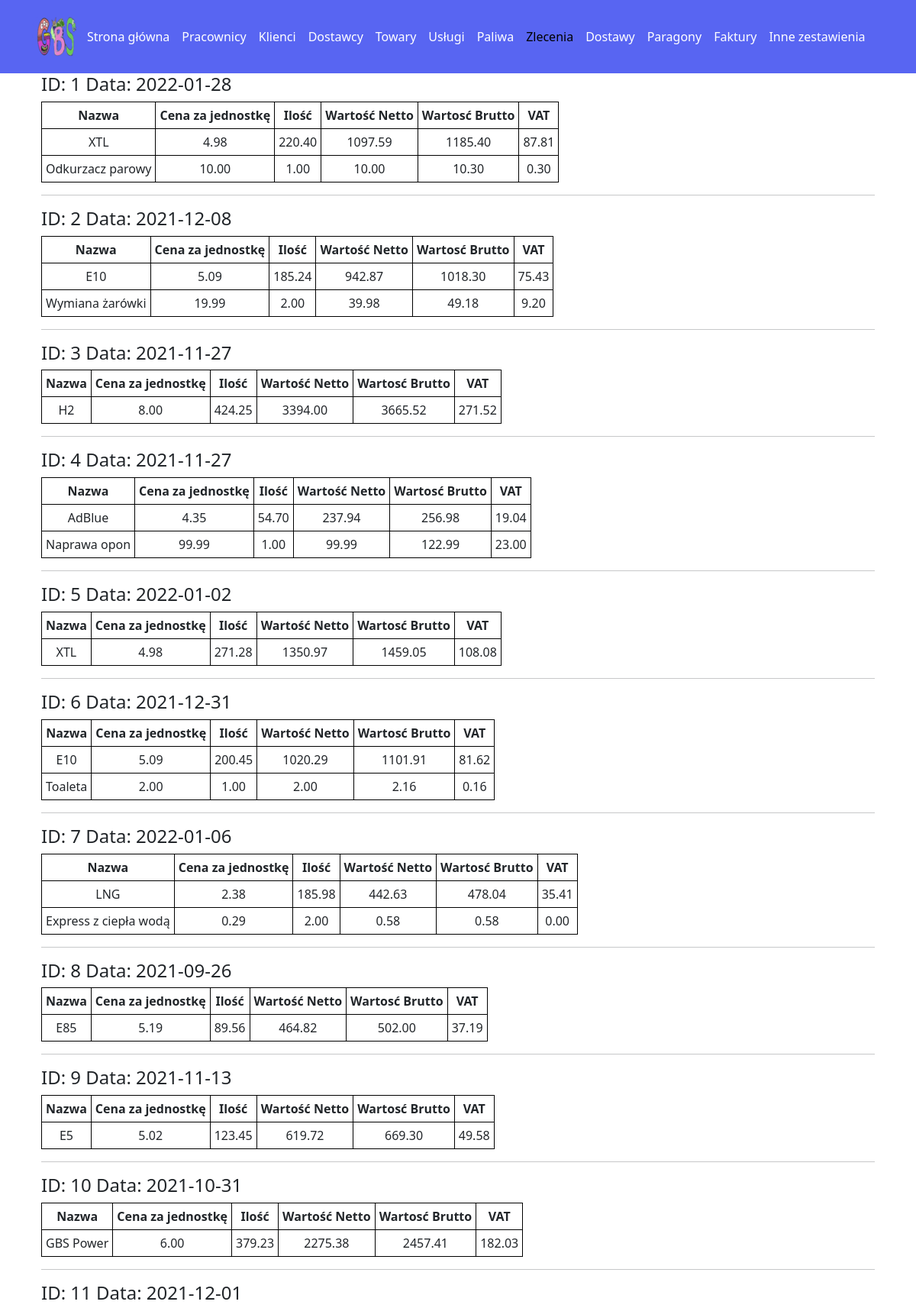
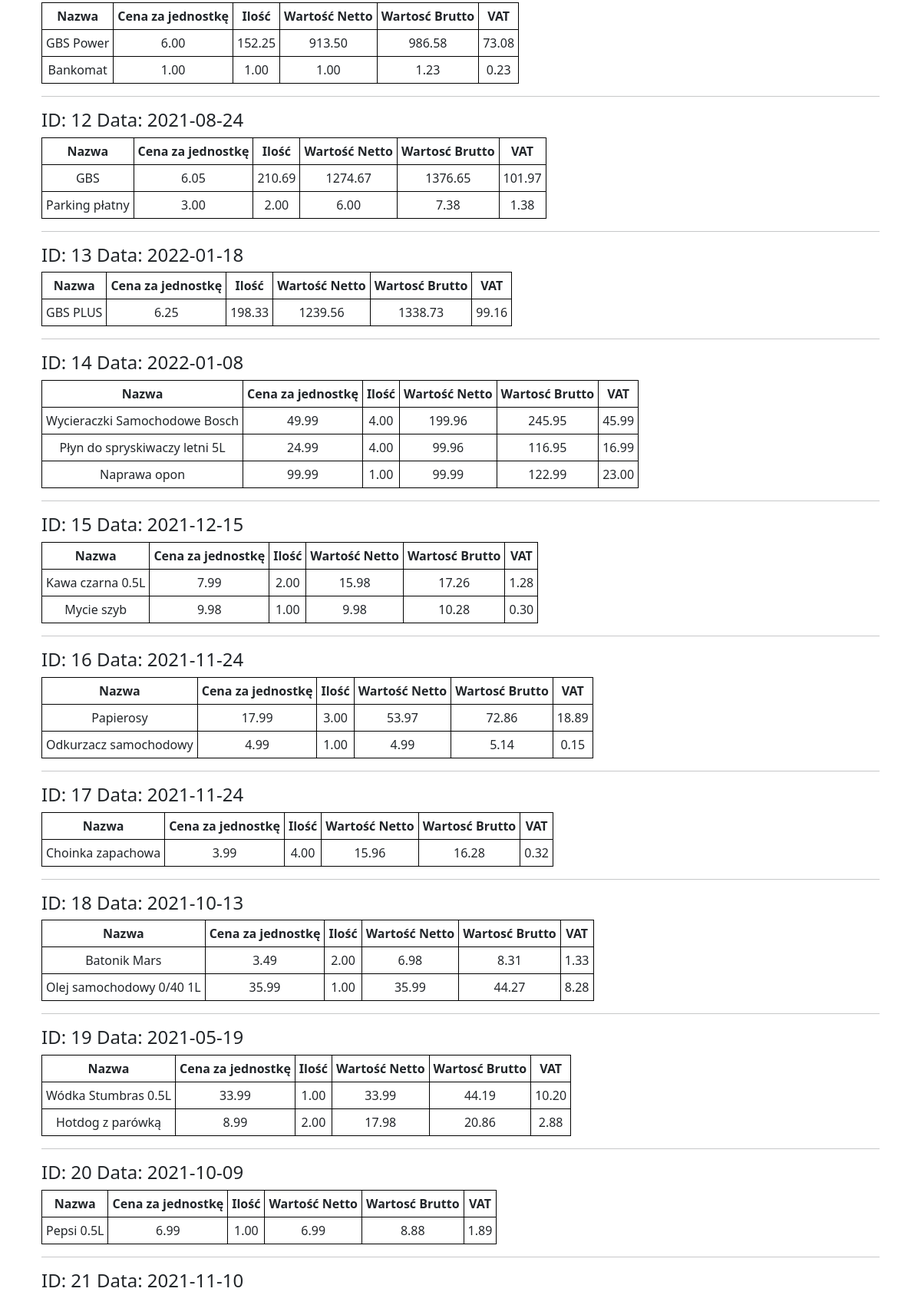
The app's page /source/dev/zlecenia.php (upper part) with its own data (2 pictures, top to bottom).
### tables this page shows
CREATE TABLE Zlecenia (
  ID_zlecenia int(4) UNSIGNED NOT NULL AUTO_INCREMENT PRIMARY KEY,
  data_zlecenia date DEFAULT NULL
);

### source/dev/zlecenia.php (the view, shortened to what this page needs)
<!DOCTYPE HTML>
<html lang="pl">
<head>
  <link href="https://cdn.jsdelivr.net/npm/bootstrap@5.1.3/dist/css/bootstrap.min.css" rel="stylesheet"
>
  <link rel="stylesheet" href="../css/main.css" />
</head>
<body>
<header class="menuBarDev p-3" style="background-color: rgb(88,101,242);">
    <div class="container">
      <div class="d-flex flex-wrap align-items-center justify-content-center justify-content-lg-start">
      <a href="../" style="height: 64px;"><img src="../img/gbs.png" class="img-fluid" style="height: 64px;"/></a>
        <ul class="nav col-12 col-lg-auto me-lg-auto mb-2 justify-content-center mb-md-0">
          <li><a href="./index.php" class="nav-link px-2 text-white">Strona główna</a></li>
          <li><a href="./pracownicy.php" class="nav-link px-2 text-white">Pracownicy</a></li>
          <li><a href="./klienci.php" class="nav-link px-2 text-white">Klienci</a></li>
          <li><a href="./dostawcy.php" class="nav-link px-2 text-white">Dostawcy</a></li>
          <li><a href="./towary.php" class="nav-link px-2 text-white">Towary</a></li>
          <li><a href="./uslugi.php" class="nav-link px-2 text-white">Usługi</a></li>
          <li><a href="./paliwa.php" class="nav-link px-2 text-white">Paliwa</a></li>
          <li><a href="./zlecenia.php" class="nav-link px-2 text-black">Zlecenia</a></li>
          <li><a href="./dostawy.php" class="nav-link px-2 text-white">Dostawy</a></li>
          <li><a href="./paragony.php" class="nav-link px-2 text-white">Paragony</a></li>
          <li><a href="./faktury.php" class="nav-link px-2 text-white">Faktury</a></li>
          <li><a href="./inne.php" class="nav-link px-2 text-white">Inne zestawienia</a></li>
        </ul>
      </div>
    </div>
  </header>
  <main class="container">
    <div class="container">
    <?php
      require_once("dbinfo.php");
      $conn = mysqli_connect($db_host, $db_user, $db_pass, $db_name);
      if($conn)
      {
        $query = "SELECT * FROM Zlecenia;";
        $result = mysqli_query($conn, $query);
        $table = mysqli_fetch_all($result, MYSQLI_ASSOC);
        foreach($table as $row)
        {
          echo '<h4>';
          echo 'ID: '.$row['ID_zlecenia'];
          echo ' Data: '.$row['data_zlecenia'];
          echo '</h4>';
          echo '<table class="result_table">';
          $query2 = "SELECT Paliwa.nazwa AS Nazwa, Paliwa.cena_litr AS Cena, ZleceniaPaliwa.ilosc AS Ilosc, ROUND(ZleceniaPaliwa.ilosc * Paliwa.cena_litr,2) AS WartoscNetto,  ROUND(ZleceniaPaliwa.ilosc * Paliwa.cena_litr * (1+(Paliwa.vat)/100),2) AS WartoscBrutto,  ROUND(ZleceniaPaliwa.ilosc * Paliwa.cena_litr * ((Paliwa.vat)/100),2) AS Vat FROM ZleceniaPaliwa NATURAL JOIN Paliwa WHERE ID_zlecenia = ".$row['ID_zlecenia']."
          UNION
          SELECT Towary.nazwa AS Nazwa, Towary.cena AS Cena, ZleceniaTowary.ilosc AS Ilosc, ROUND(ZleceniaTowary.ilosc * Towary.cena,2) AS WartoscNetto,  ROUND(ZleceniaTowary.ilosc * Towary.cena * (1+(Towary.vat)/100),2) AS WartoscBrutto,  ROUND(ZleceniaTowary.ilosc * Towary.cena * ((Towary.vat)/100),2) AS Vat FROM ZleceniaTowary NATURAL JOIN Towary WHERE ID_zlecenia = ".$row['ID_zlecenia']."
          UNION
          SELECT Uslugi.nazwa AS Nazwa, Uslugi.cena AS Cena, ZleceniaUslugi.ilosc AS Ilosc, ROUND(ZleceniaUslugi.ilosc * Uslugi.cena,2) AS WartoscNetto,  ROUND(ZleceniaUslugi.ilosc * Uslugi.cena * (1+(Uslugi.vat)/100),2) AS WartoscBrutto,  ROUND(ZleceniaUslugi.ilosc * Uslugi.cena * ((Uslugi.vat)/100),2) AS Vat FROM ZleceniaUslugi NATURAL JOIN Uslugi WHERE ID_zlecenia = ".$row['ID_zlecenia'].";";
          $result2 = mysqli_query($conn, $query2);
          $table2 = mysqli_fetch_all($result2, MYSQLI_ASSOC);
          echo '<tr><th>Nazwa</th><th>Cena za jednostkę</th><th>Ilość</th><th>Wartość Netto</th><th>Wartosć Brutto</th><th>VAT</th></tr>';
          foreach($table2 as $row2)
          {
            echo '<tr>';
            foreach($row2 as $cell2)
            {
              echo '<td>';
              echo $cell2;
              echo '</td>';
            }
            echo '</tr>';
          }
          echo '</table>';
          echo '<hr/>';
        }
      }
      else
      {
        echo 'Błąd łącznia!!!';
      }
    ?>
    </div>
  </main>
</body>
</html>

### source/css/main.css (style rules this page uses)
.result_table { text-align: center; border: 1px solid black; border-collapse: collapse; }
.result_table th, td { border: 1px solid black; padding: 5px; }

### records on screen
zlecenia: ID_zlecenia "1", data_zlecenia "2022-01-28", cell2 "XTL", cell2 "4.98", cell2 "220.40", cell2 "1097.59", cell2 "1185.40", cell2 "87.81", cell2 "Odkurzacz parowy", cell2 "10.00", cell2 "1.00", cell2 "10.30", cell2 "0.30"
zlecenia: ID_zlecenia "2", data_zlecenia "2021-12-08", cell2 "E10", cell2 "5.09", cell2 "185.24", cell2 "942.87", cell2 "1018.30", cell2 "75.43", cell2 "Wymiana żarówki", cell2 "19.99", cell2 "2.00", cell2 "39.98", cell2 "49.18", cell2 "9.20"
zlecenia: ID_zlecenia "3", data_zlecenia "2021-11-27", cell2 "H2", cell2 "8.00", cell2 "424.25", cell2 "3394.00", cell2 "3665.52", cell2 "271.52"
zlecenia: ID_zlecenia "4", data_zlecenia "2021-11-27", cell2 "AdBlue", cell2 "4.35", cell2 "54.70", cell2 "237.94", cell2 "256.98", cell2 "19.04", cell2 "Naprawa opon", cell2 "99.99", cell2 "1.00", cell2 "122.99", cell2 "23.00"
zlecenia: ID_zlecenia "5", data_zlecenia "2022-01-02", cell2 "XTL", cell2 "4.98", cell2 "271.28", cell2 "1350.97", cell2 "1459.05", cell2 "108.08"
zlecenia: ID_zlecenia "6", data_zlecenia "2021-12-31", cell2 "E10", cell2 "5.09", cell2 "200.45", cell2 "1020.29", cell2 "1101.91", cell2 "81.62", cell2 "Toaleta", cell2 "2.00", cell2 "1.00", cell2 "2.16", cell2 "0.16"
zlecenia: ID_zlecenia "7", data_zlecenia "2022-01-06", cell2 "LNG", cell2 "2.38", cell2 "185.98", cell2 "442.63", cell2 "478.04", cell2 "35.41", cell2 "Express z ciepła wodą", cell2 "0.29", cell2 "2.00", cell2 "0.58", cell2 "0.00"
zlecenia: ID_zlecenia "8", data_zlecenia "2021-09-26", cell2 "E85", cell2 "5.19", cell2 "89.56", cell2 "464.82", cell2 "502.00", cell2 "37.19"
zlecenia: ID_zlecenia "9", data_zlecenia "2021-11-13", cell2 "E5", cell2 "5.02", cell2 "123.45", cell2 "619.72", cell2 "669.30", cell2 "49.58"
zlecenia: ID_zlecenia "10", data_zlecenia "2021-10-31", cell2 "GBS Power", cell2 "6.00", cell2 "379.23", cell2 "2275.38", cell2 "2457.41", cell2 "182.03"
zlecenia: ID_zlecenia "11", data_zlecenia "2021-12-01", cell2 "GBS Power", cell2 "6.00", cell2 "152.25", cell2 "913.50", cell2 "986.58", cell2 "73.08", cell2 "Bankomat", cell2 "1.00", cell2 "1.23", cell2 "0.23"
zlecenia: ID_zlecenia "12", data_zlecenia "2021-08-24", cell2 "GBS", cell2 "6.05", cell2 "210.69", cell2 "1274.67", cell2 "1376.65", cell2 "101.97", cell2 "Parking płatny", cell2 "3.00", cell2 "2.00", cell2 "6.00", cell2 "7.38", cell2 "1.38"
zlecenia: ID_zlecenia "13", data_zlecenia "2022-01-18", cell2 "GBS PLUS", cell2 "6.25", cell2 "198.33", cell2 "1239.56", cell2 "1338.73", cell2 "99.16"
zlecenia: ID_zlecenia "14", data_zlecenia "2022-01-08", cell2 "Wycieraczki Samochodowe Bosch", cell2 "49.99", cell2 "4.00", cell2 "199.96", cell2 "245.95", cell2 "45.99", cell2 "Płyn do spryskiwaczy letni 5L", cell2 "24.99", cell2 "99.96", cell2 "116.95", cell2 "16.99", cell2 "Naprawa opon", cell2 "99.99", cell2 "1.00", cell2 "122.99", cell2 "23.00"
zlecenia: ID_zlecenia "15", data_zlecenia "2021-12-15", cell2 "Kawa czarna 0.5L", cell2 "7.99", cell2 "2.00", cell2 "15.98", cell2 "17.26", cell2 "1.28", cell2 "Mycie szyb", cell2 "9.98", cell2 "1.00", cell2 "10.28", cell2 "0.30"
zlecenia: ID_zlecenia "16", data_zlecenia "2021-11-24", cell2 "Papierosy", cell2 "17.99", cell2 "3.00", cell2 "53.97", cell2 "72.86", cell2 "18.89", cell2 "Odkurzacz samochodowy", cell2 "4.99", cell2 "1.00", cell2 "5.14", cell2 "0.15"
zlecenia: ID_zlecenia "17", data_zlecenia "2021-11-24", cell2 "Choinka zapachowa", cell2 "3.99", cell2 "4.00", cell2 "15.96", cell2 "16.28", cell2 "0.32"
zlecenia: ID_zlecenia "18", data_zlecenia "2021-10-13", cell2 "Batonik Mars", cell2 "3.49", cell2 "2.00", cell2 "6.98", cell2 "8.31", cell2 "1.33", cell2 "Olej samochodowy 0/40 1L", cell2 "35.99", cell2 "1.00", cell2 "44.27", cell2 "8.28"
zlecenia: ID_zlecenia "19", data_zlecenia "2021-05-19", cell2 "Wódka Stumbras 0.5L", cell2 "33.99", cell2 "1.00", cell2 "44.19", cell2 "10.20", cell2 "Hotdog z parówką", cell2 "8.99", cell2 "2.00", cell2 "17.98", cell2 "20.86", cell2 "2.88"
zlecenia: ID_zlecenia "20", data_zlecenia "2021-10-09", cell2 "Pepsi 0.5L", cell2 "6.99", cell2 "1.00", cell2 "8.88", cell2 "1.89"
zlecenia: ID_zlecenia "21", data_zlecenia "2021-11-10"
